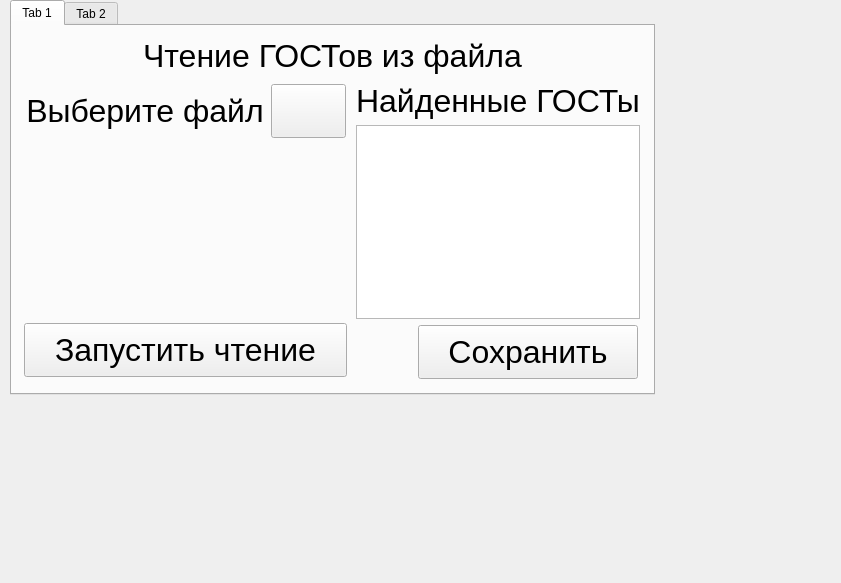
<?xml version="1.0" encoding="UTF-8"?>
<ui version="4.0">
 <class>MainWindow</class>
 <widget class="QMainWindow" name="MainWindow">
  <property name="geometry">
   <rect>
    <x>0</x>
    <y>0</y>
    <width>841</width>
    <height>583</height>
   </rect>
  </property>
  <property name="maximumSize">
   <size>
    <width>898</width>
    <height>642</height>
   </size>
  </property>
  <property name="windowTitle">
   <string>MainWindow</string>
  </property>
  <widget class="QWidget" name="centralwidget">
   <property name="maximumSize">
    <size>
     <width>663</width>
     <height>413</height>
    </size>
   </property>
   <widget class="QTabWidget" name="tabWidget">
    <property name="geometry">
     <rect>
      <x>10</x>
      <y>0</y>
      <width>645</width>
      <height>395</height>
     </rect>
    </property>
    <property name="currentIndex">
     <number>0</number>
    </property>
    <widget class="QWidget" name="tab">
     <property name="maximumSize">
      <size>
       <width>641</width>
       <height>364</height>
      </size>
     </property>
     <attribute name="title">
      <string>Tab 1</string>
     </attribute>
     <widget class="QWidget" name="">
      <property name="geometry">
       <rect>
        <x>9</x>
        <y>9</y>
        <width>623</width>
        <height>344</height>
       </rect>
      </property>
      <layout class="QVBoxLayout" name="verticalLayout_4">
       <item>
        <widget class="QLabel" name="title_lbl">
         <property name="font">
          <font>
           <pointsize>24</pointsize>
          </font>
         </property>
         <property name="text">
          <string>Чтение ГОСТов из файла</string>
         </property>
         <property name="alignment">
          <set>Qt::AlignmentFlag::AlignCenter</set>
         </property>
        </widget>
       </item>
       <item>
        <layout class="QHBoxLayout" name="horizontalLayout_4">
         <item>
          <layout class="QVBoxLayout" name="verticalLayout_2">
           <item>
            <layout class="QGridLayout" name="gridLayout">
             <item row="0" column="0">
              <layout class="QHBoxLayout" name="horizontalLayout_2">
               <item>
                <widget class="QLabel" name="input_file_lbl">
                 <property name="maximumSize">
                  <size>
                   <width>240</width>
                   <height>54</height>
                  </size>
                 </property>
                 <property name="font">
                  <font>
                   <pointsize>24</pointsize>
                  </font>
                 </property>
                 <property name="text">
                  <string>Выберите файл</string>
                 </property>
                 <property name="alignment">
                  <set>Qt::AlignmentFlag::AlignCenter</set>
                 </property>
                </widget>
               </item>
               <item>
                <widget class="QPushButton" name="clear_patg_btn">
                 <property name="maximumSize">
                  <size>
                   <width>75</width>
                   <height>54</height>
                  </size>
                 </property>
                 <property name="text">
                  <string/>
                 </property>
                 <property name="icon">
                  <iconset resource="../5a21bcc1/resoursec.qrc">
                   <normaloff>:/icons/TrashCan.svg</normaloff>:/icons/TrashCan.svg</iconset>
                 </property>
                 <property name="iconSize">
                  <size>
                   <width>40</width>
                   <height>48</height>
                  </size>
                 </property>
                </widget>
               </item>
              </layout>
             </item>
             <item row="1" column="0">
              <widget class="QLabel" name="file_path_lbl">
               <property name="maximumSize">
                <size>
                 <width>323</width>
                 <height>46</height>
                </size>
               </property>
               <property name="font">
                <font>
                 <pointsize>24</pointsize>
                </font>
               </property>
               <property name="text">
                <string/>
               </property>
               <property name="alignment">
                <set>Qt::AlignmentFlag::AlignCenter</set>
               </property>
              </widget>
             </item>
            </layout>
           </item>
           <item>
            <layout class="QVBoxLayout" name="verticalLayout">
             <item>
              <widget class="QLabel" name="clear_4">
               <property name="maximumSize">
                <size>
                 <width>323</width>
                 <height>36</height>
                </size>
               </property>
               <property name="font">
                <font>
                 <pointsize>24</pointsize>
                </font>
               </property>
               <property name="text">
                <string/>
               </property>
               <property name="alignment">
                <set>Qt::AlignmentFlag::AlignCenter</set>
               </property>
              </widget>
             </item>
             <item>
              <widget class="QLabel" name="clear_5">
               <property name="maximumSize">
                <size>
                 <width>323</width>
                 <height>36</height>
                </size>
               </property>
               <property name="font">
                <font>
                 <pointsize>24</pointsize>
                </font>
               </property>
               <property name="text">
                <string/>
               </property>
               <property name="alignment">
                <set>Qt::AlignmentFlag::AlignCenter</set>
               </property>
              </widget>
             </item>
             <item>
              <widget class="QLabel" name="clear">
               <property name="maximumSize">
                <size>
                 <width>323</width>
                 <height>36</height>
                </size>
               </property>
               <property name="font">
                <font>
                 <pointsize>24</pointsize>
                </font>
               </property>
               <property name="text">
                <string/>
               </property>
               <property name="alignment">
                <set>Qt::AlignmentFlag::AlignCenter</set>
               </property>
              </widget>
             </item>
             <item>
              <widget class="QPushButton" name="execute_btn">
               <property name="maximumSize">
                <size>
                 <width>323</width>
                 <height>54</height>
                </size>
               </property>
               <property name="font">
                <font>
                 <pointsize>24</pointsize>
                </font>
               </property>
               <property name="text">
                <string>Запустить чтение</string>
               </property>
               <property name="icon">
                <iconset resource="../5a21bcc1/resoursec.qrc">
                 <normaloff>:/icons/TriangleRight.svg</normaloff>:/icons/TriangleRight.svg</iconset>
               </property>
               <property name="iconSize">
                <size>
                 <width>48</width>
                 <height>48</height>
                </size>
               </property>
              </widget>
             </item>
            </layout>
           </item>
          </layout>
         </item>
         <item>
          <layout class="QVBoxLayout" name="verticalLayout_3">
           <item>
            <widget class="QLabel" name="founded_lbl">
             <property name="maximumSize">
              <size>
               <width>284</width>
               <height>36</height>
              </size>
             </property>
             <property name="font">
              <font>
               <pointsize>24</pointsize>
              </font>
             </property>
             <property name="text">
              <string>Найденные ГОСТы</string>
             </property>
             <property name="alignment">
              <set>Qt::AlignmentFlag::AlignCenter</set>
             </property>
            </widget>
           </item>
           <item>
            <widget class="QListView" name="founded_listview">
             <property name="maximumSize">
              <size>
               <width>284</width>
               <height>194</height>
              </size>
             </property>
            </widget>
           </item>
           <item>
            <layout class="QHBoxLayout" name="horizontalLayout_3">
             <item>
              <widget class="QLabel" name="clear_7">
               <property name="maximumSize">
                <size>
                 <width>56</width>
                 <height>54</height>
                </size>
               </property>
               <property name="font">
                <font>
                 <pointsize>24</pointsize>
                </font>
               </property>
               <property name="text">
                <string/>
               </property>
               <property name="alignment">
                <set>Qt::AlignmentFlag::AlignCenter</set>
               </property>
              </widget>
             </item>
             <item>
              <widget class="QPushButton" name="save_btn">
               <property name="maximumSize">
                <size>
                 <width>220</width>
                 <height>54</height>
                </size>
               </property>
               <property name="font">
                <font>
                 <pointsize>24</pointsize>
                </font>
               </property>
               <property name="text">
                <string>Сохранить</string>
               </property>
               <property name="icon">
                <iconset resource="../5a21bcc1/resoursec.qrc">
                 <normaloff>:/icons/SaveFilled.svg</normaloff>:/icons/SaveFilled.svg</iconset>
               </property>
               <property name="iconSize">
                <size>
                 <width>48</width>
                 <height>48</height>
                </size>
               </property>
              </widget>
             </item>
            </layout>
           </item>
          </layout>
         </item>
        </layout>
       </item>
      </layout>
     </widget>
    </widget>
    <widget class="QWidget" name="tab_2">
     <attribute name="title">
      <string>Tab 2</string>
     </attribute>
    </widget>
   </widget>
  </widget>
 </widget>
 <resources>
  <include location="../5a21bcc1/resoursec.qrc"/>
 </resources>
 <connections/>
</ui>
